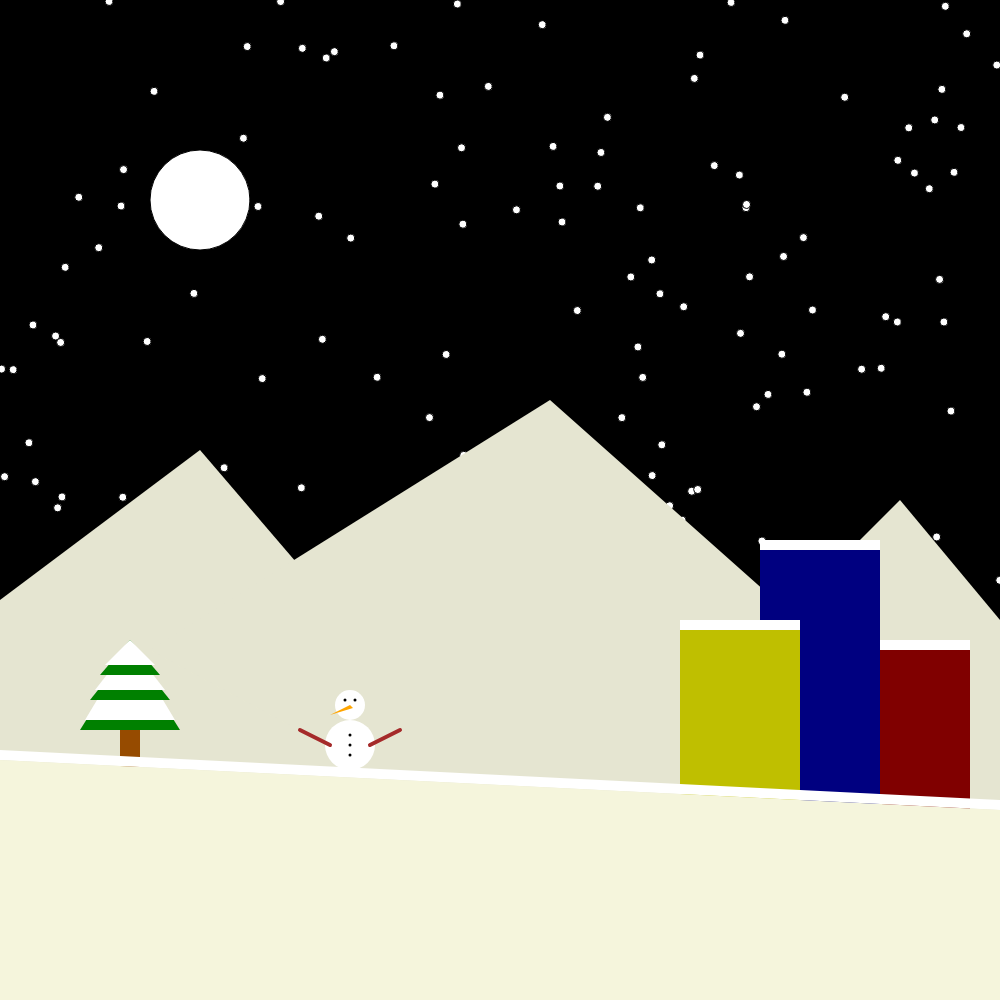
Frame 1 (no input)
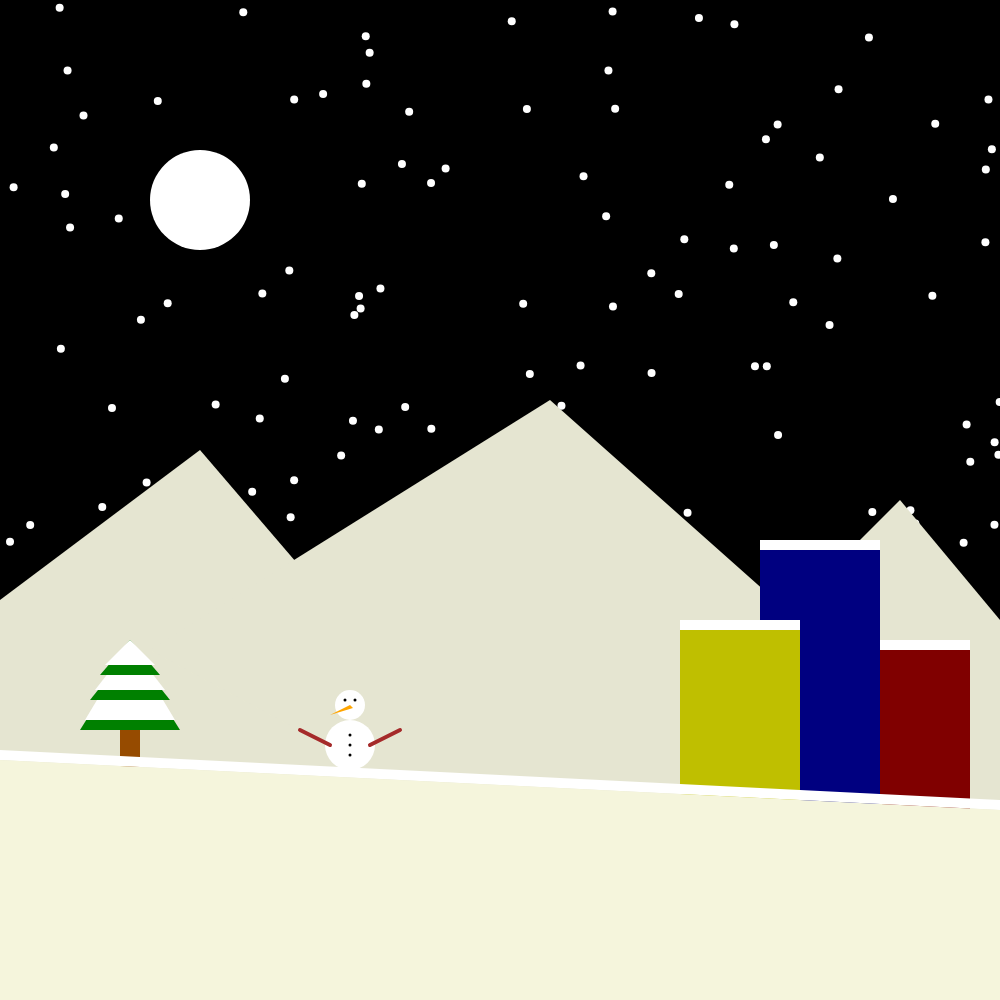
Frame 60 (no input)
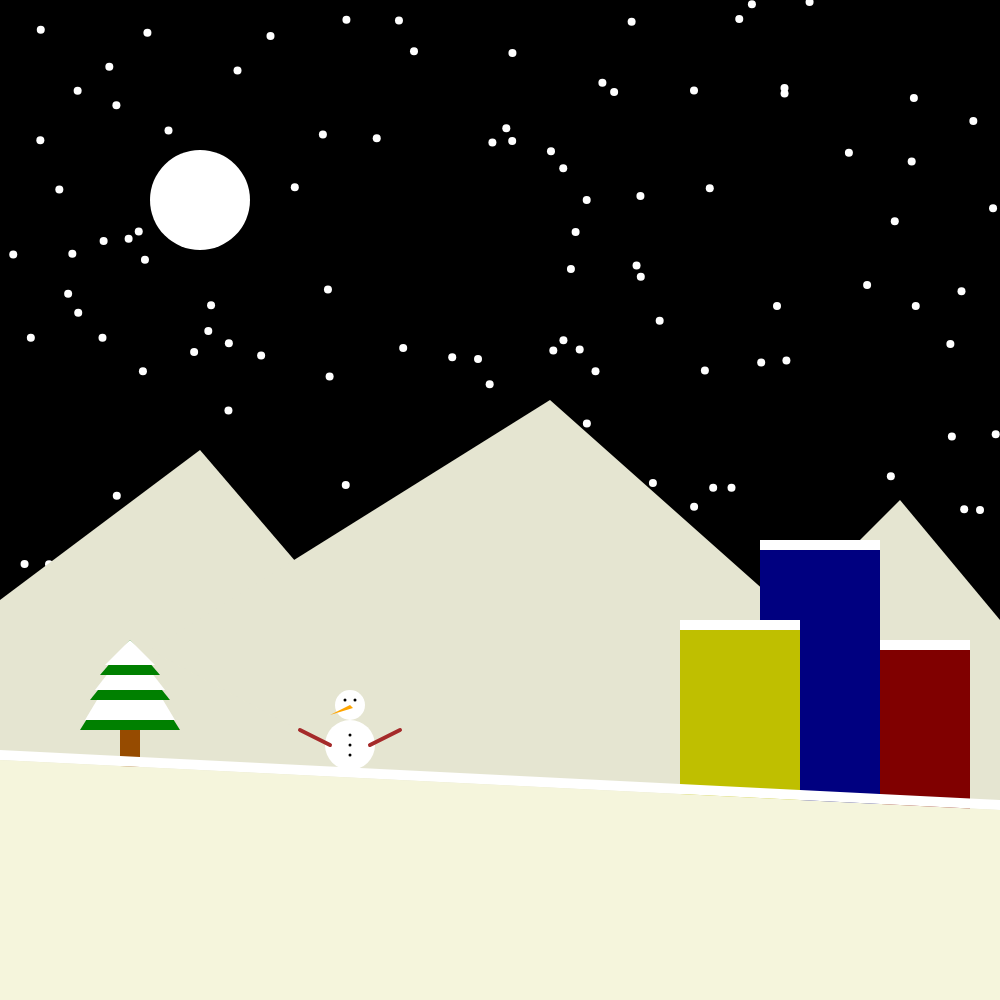
Frame 120 (the mouse pressed at the canvas centre since frame 60)

The p5.js sketch that drew these frames (run headless with seeded random() and noise() and a simulated clock; from frame 60 on, the mouse is pressed at the canvas centre):

// p5.js sketch
// ── sketch.js
function setup() {
  createCanvas(1000, 1000);
  angleMode(DEGREES);
}

function draw() {
  background("#000000");

  fill("white");
  circle(200, 200, 100);

  for (let i = 0; i < 150; i++) {
    let x = random(0, 1000);
    let y = random(0, 800);
    circle(x, y, 8);
  }

  fill('#E5E5D1');
  noStroke();
  quad(0, 600, 200, 450, 500, 800, 0, 1000);
  quad(150, 650, 550, 400, 1000, 800, 800, 1000);
  quad(700, 700, 900, 500, 1000, 620, 1000, 1000);

  fill('#000080');
  quad(760, 800, 760, 550, 880, 550, 880, 1000);
  fill('white');
  quad(760, 540, 760, 550, 880, 550, 880, 540);

  fill('#BFBF00');
  quad(680, 800, 680, 630, 800, 630, 800, 1000);
  fill('white');
  quad(680, 620, 680, 630, 800, 630, 800, 620);
  
  fill('#800000');
  quad(880, 800, 880, 650, 970, 650, 970, 1000);
  fill('white');
  quad(880, 640, 880, 650, 970, 650, 970, 640);

  fill('#964B00');
  quad(120, 800, 120, 700, 140, 700, 140, 1000);

  fill('#008000');
  triangle(80, 730, 180, 730, 130, 650);
  fill('white');
  triangle(85, 720, 175, 720, 130, 645);

  fill('#008000');
  triangle(90, 700, 170, 700, 130, 650);
  fill('white');
  triangle(95, 690, 165, 690, 130, 645);

  fill('#008000');
  triangle(100, 675, 160, 675, 130, 640);
  fill('white');
  triangle(105, 665, 155, 665, 130, 640);

  circle(350, 745, 50);
  circle(350, 705, 30);

  fill('black');
  circle(345, 700, 3);
  circle(355, 700, 3);
  circle(350, 755, 3);
  circle(350, 735, 3);
  circle(350, 745, 3);
  
  fill('orange');
  triangle(350, 705, 330, 715, 353, 708);

  stroke('brown');
  strokeWeight(4);
  line(370, 745, 400, 730);
  line(330, 745, 300, 730);

  noStroke();
  fill('white');
  quad(0, 750, 1000, 800, 1000, 810, 0, 760);
  fill("#f5f5dc");
  quad(0, 760, 1000, 810, 1000, 1000, 0, 1000);
}
